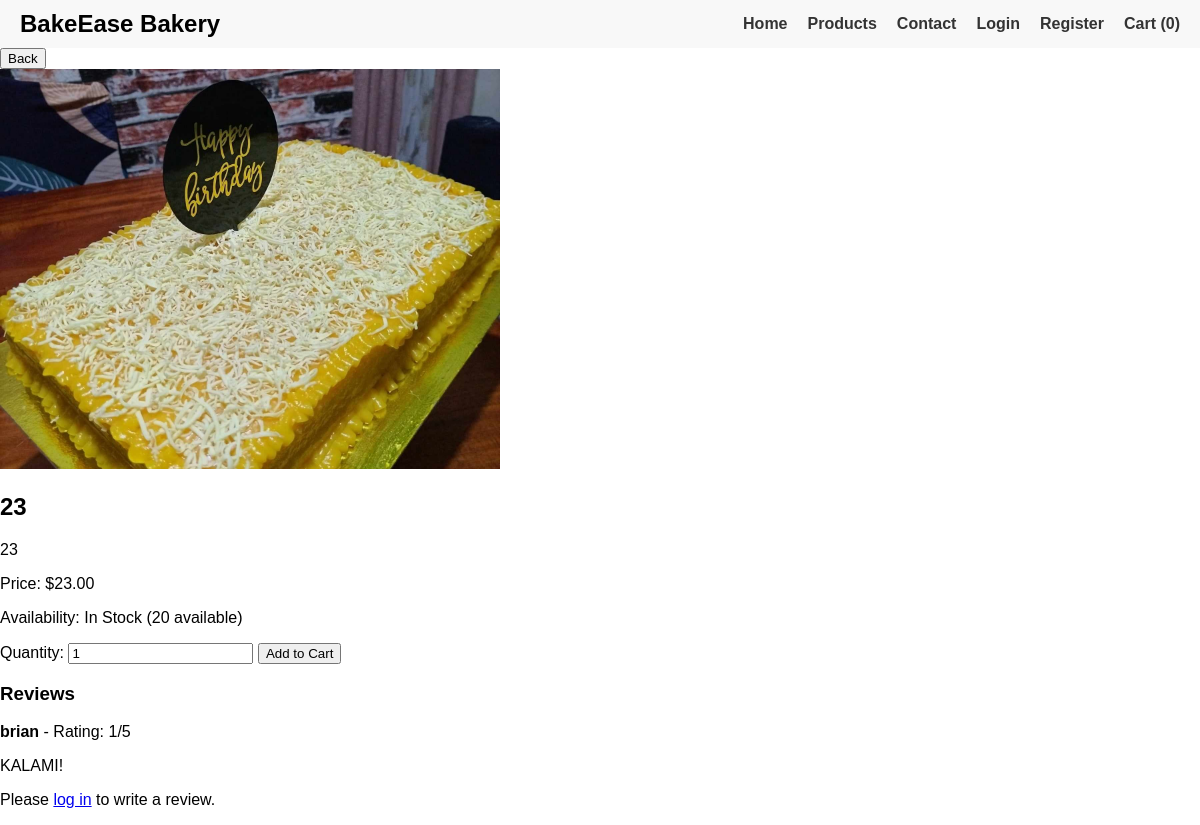
The page /views/user/product_details.php?id=131 on the database its author committed.
### tables this page shows
CREATE TABLE `products` (
  `id` int(11) NOT NULL,
  `name` varchar(255) NOT NULL,
  `description` text NOT NULL,
  `price` decimal(10,2) NOT NULL,
  `image` varchar(255) NOT NULL,
  `category_id` int(11) DEFAULT NULL,
  `featured` tinyint(1) DEFAULT 0,
  `quantity` int(11) DEFAULT 0
);

CREATE TABLE `reviews` (
  `id` int(11) NOT NULL,
  `user_id` int(11) NOT NULL,
  `product_id` int(11) NOT NULL,
  `rating` int(11) NOT NULL,
  `review` text NOT NULL,
  `approved` tinyint(1) DEFAULT 0,
  `review_date` timestamp NOT NULL DEFAULT current_timestamp()
);

CREATE TABLE `users` (
  `id` int(11) NOT NULL,
  `name` varchar(255) NOT NULL,
  `email` varchar(255) NOT NULL,
  `password` varchar(255) NOT NULL,
  `loyalty_points` int(11) DEFAULT 0,
  `reset_token` varchar(255) DEFAULT NULL,
  `isAdmin` tinyint(4) NOT NULL
);

### Classes/Database.php (called while the page is built, shortened)
<?php
class Database {
    private $servername = "localhost";
    private $username = "root";
    private $password = "";
    private $dbname = "bakery_oop";
    public function __construct() {
        $this->conn = new mysqli($this->servername, $this->username, $this->password, $this->dbname);
    }
}
?>

### Classes/Product.php (called while the page is built, shortened)
<?php
require_once "Database.php";
class Product extends Database {
    public function getProduct($productId) {
        $productId = $this->conn->real_escape_string($productId);
        $sql = "SELECT * FROM products WHERE id = '$productId'";
        $result = $this->conn->query($sql);
        return ($result->num_rows == 1) ? $result->fetch_assoc() : null;
    }
    public function getReviewsForProduct($productId) {
        $productId = $this->conn->real_escape_string($productId);
        $sql = "SELECT r.*, u.name AS user_name
                FROM reviews r
                JOIN users u ON r.user_id = u.id
                WHERE r.product_id = '$productId'
                ORDER BY r.review_date DESC";
        $result = $this->conn->query($sql);
        return ($result->num_rows > 0) ? $result->fetch_all(MYSQLI_ASSOC) : [];
    }
}
?>

### views/user/product_details.php (the view, shortened to what this page needs)
<?php
include '../../classes/Product.php';
if (isset($_GET['id'])) {
    $productId = $_GET['id'];
    $productObj = new Product();
    $product = $productObj->getProduct($productId);
    if ($product) {
        $imageBaseUrl = 'http://localhost/bakery_oop/assets/images/';
        $reviews = $productObj->getReviewsForProduct($productId);
        ?>
        <!DOCTYPE html>
        <html lang="en">
        <head>
            <link rel="stylesheet" href="../../assets/css/styles.css">
        </head>
        <body>
            <header>
                <div class="logo">
                    <h1>BakeEase Bakery</h1>
                </div>
                <nav>
                    <ul>
                        <li><a href="index.php">Home</a></li>
                        <li><a href="products.php">Products</a></li>
                        <li><a href="contact.php">Contact</a></li>
                        <?php if (isset($_SESSION['user_id'])): ?>
                            <li><a href="profile.php">Profile</a></li>
                            <li><a href="../../actions/actions.logout.php">Logout</a></li>
                        <?php else: ?>
                            <li><a href="../../views/login.php">Login</a></li>
                            <li><a href="register.php">Register</a></li>
                        <?php endif; ?>
                        <li><a href="cart.php">Cart (<?= isset($_SESSION['cart']) ? count($_SESSION['cart']) : 0 ?>)</a></li>
                    </ul>
                </nav>
            </header>
            <section class="product-details">
                <button onclick="goBack()">Back</button> <div class="product-content">
                    <div class="product-image">
                        <img src="<?= $imageBaseUrl . trim($product['image'], '/') ?>" alt="<?= $product['name'] ?>">
                    </div>
                    <div class="product-info">
                        <h2><?= $product['name'] ?></h2>
                        <p><?= $product['description'] ?></p>
                        <p class="price">Price: $<?= $product['price'] ?></p>
                        <p class="availability">Availability:
                            <?php if ($product['quantity'] > 0): ?>
                                In Stock (<?= $product['quantity'] ?> available)
                            <?php else: ?>
                                Out of Stock
                            <?php endif; ?>
                        </p>
                        <?php if ($product['quantity'] > 0): ?>
                            <form method="post" action="../../actions/cart-actions.php">
                                <label for="quantity">Quantity:</label>
                                <input type="number" name="quantity" id="quantity" value="1" min="1">
                                <button type="submit" name="add_to_cart" class="btn">Add to Cart</button>
                            </form>
                        <?php else: ?>
                            <p class="out-of-stock">Out of Stock</p>
                        <?php endif; ?>
                    </div>
                </div>
                <div class="reviews">
                    <h3>Reviews</h3>
                    <?php if (!empty($reviews)): ?>
                        <?php foreach ($reviews as $review): ?>
                            <div class="review">
                                <p><strong><?= htmlspecialchars($review['user_name']) ?></strong> - Rating: <?= $review['rating'] ?>/5</p>
                                <p><?= htmlspecialchars($review['review']) ?></p>
                            </div>
                        <?php endforeach; ?>
                    <?php else: ?>
                        <p>No reviews yet. Be the first to leave a review!</p>
                    <?php endif; ?>
                    <?php if (isset($_SESSION['user_id'])):
                        $userObj = new User();
                        $hasPurchased = $productObj->hasPurchasedProduct($_SESSION['user_id'], $productId);
                        if ($hasPurchased):
                            ?>
                            <h4>Write a Review</h4>
                            <form method="post" action="../../actions/review-handler.php">
                                <input type="hidden" name="product_id" value="<?= $productId ?>">
                                <label for="rating">Rating (1-5):</label>
                                <input type="number" name="rating" id="rating" min="1" max="5" required><br><br>
                                <label for="review">Review:</label>
                                <textarea name="review" id="review" required></textarea><br><br>
                                <button type="submit" name="submit_review">Submit Review</button>
                            </form>
                        <?php else: ?>
                            <p>You need to purchase this product to leave a review.</p>
                        <?php endif; ?>
                    <?php else: ?>
                        <p>Please <a href="../login.php">log in</a> to write a review.</p>
                    <?php endif; ?>
                </div>
            </section>
        </body>
        </html>
        <?php
    } else {
        echo "<p>Product not found.</p>";
    }
} else {
    header("Location: products.php");
    exit();
}
?>

### assets/css/styles.css (style rules this page uses)
body { font-family: Arial, sans-serif; margin: 0; padding: 0; box-sizing: border-box; }
header { background-color: #f8f8f8; padding: 10px 20px; display: flex; justify-content: space-between; align-items: center; }
header .logo h1 { margin: 0; font-size: 24px; }
nav ul { list-style: none; margin: 0; padding: 0; display: flex; }
nav ul li { margin-left: 20px; }
nav ul li a { text-decoration: none; color: #333; font-weight: bold; }

### views/user/product_details.php (style rules this page uses)
.product-details .product-image img { width: 500px; height: 400px; object-fit: cover; }

### rows shown on the page
products: image (picture), name "23", description "23", price "23.00", quantity "20"
reviews: user.name "brian", rating "1", review "KALAMI!"
